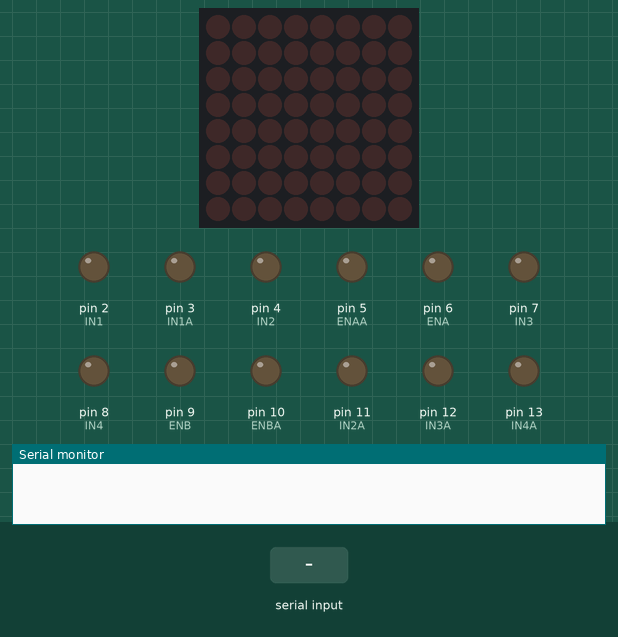
This sketch was run on a simulated Arduino Uno, built with avr-gcc and run on an emulated ATmega328P. Parts: 8×8 LED matrix, output pins drawn as LEDs (lit = HIGH), the last lines printed to the serial monitor. The test bench sets the inputs (shaded band).

Above: at 1.2 s.
1.3 s: "f" received over the second serial link
At 2.6 s:
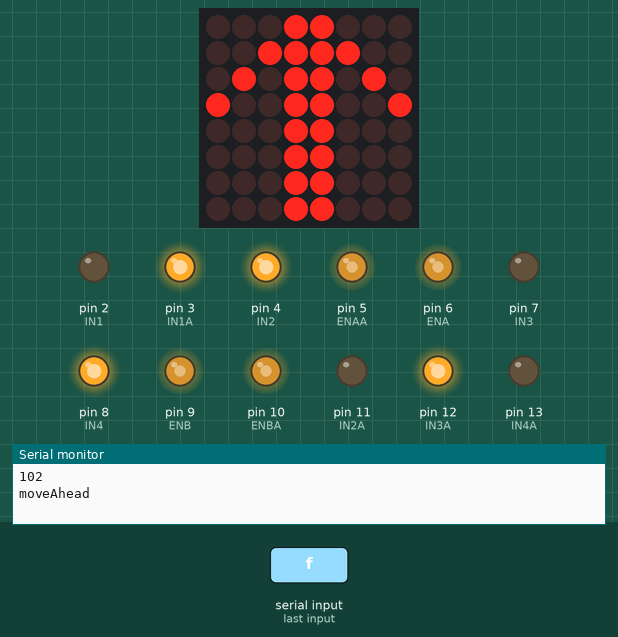
2.9 s: "b" received over the second serial link
At 4.0 s:
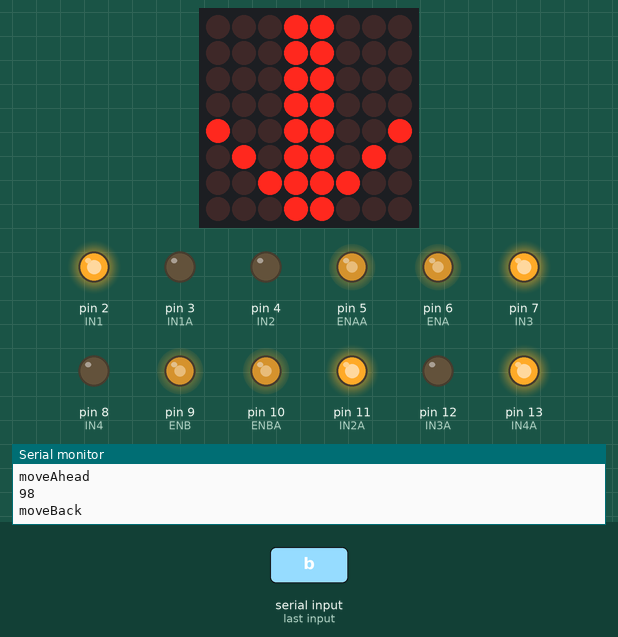
4.5 s: "r" received over the second serial link
At 5.3 s:
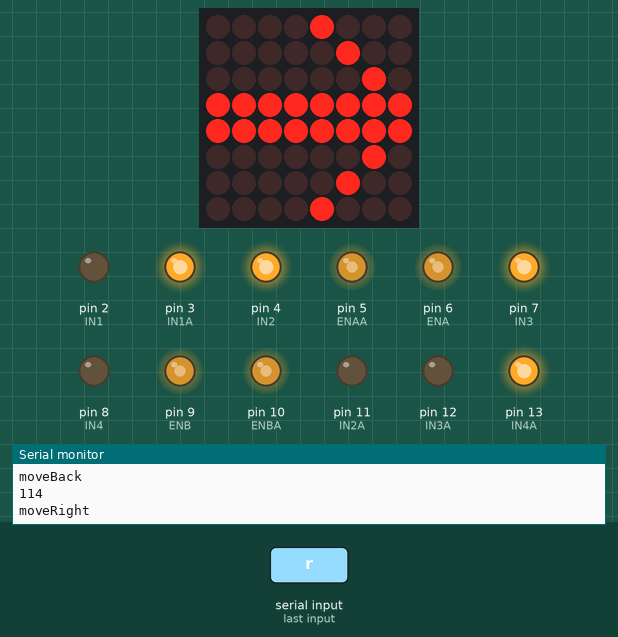
6.1 s: "l" received over the second serial link
At 6.6 s:
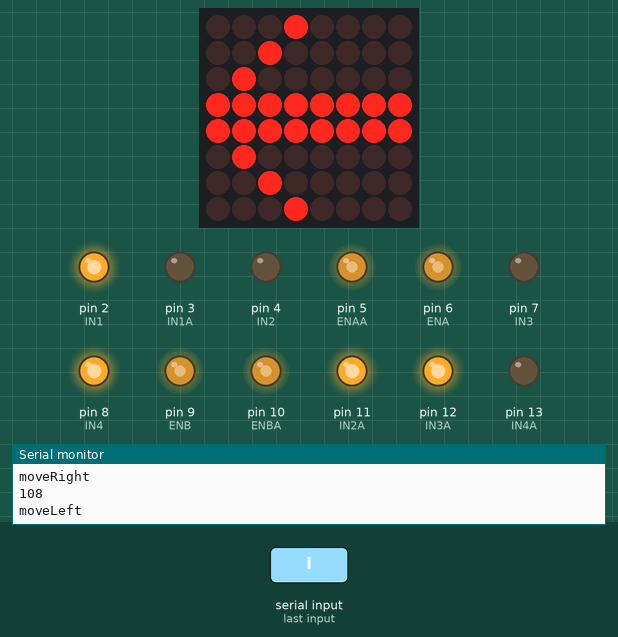
7.7 s: "u" received over the second serial link
At 9.0 s:
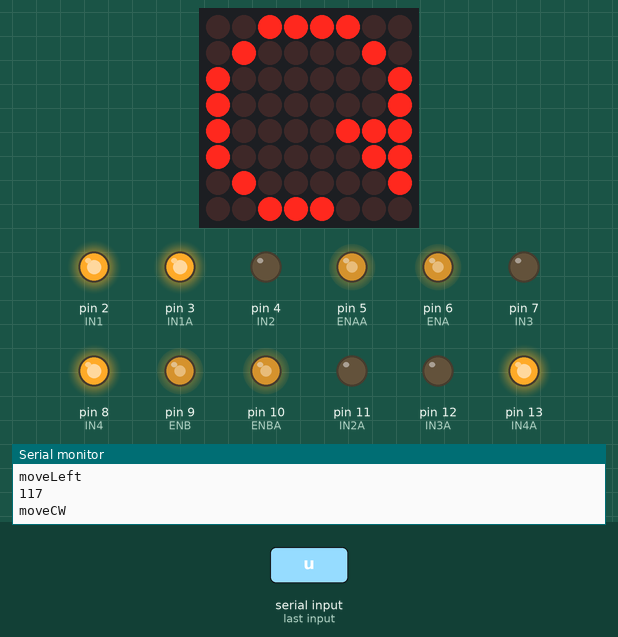
9.3 s: "v" received over the second serial link
At 10.4 s:
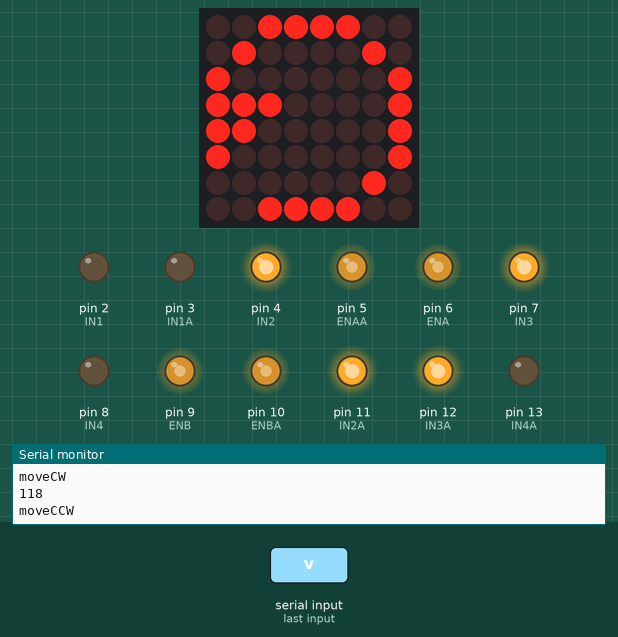
Timing chart, 0 to 11.9 s (numbered marks = the images above; inputs shaded):
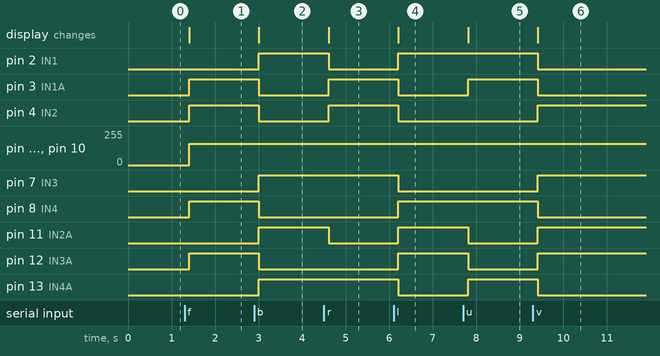

The sketch:

bluetoothcar.ino
```cpp
#include <LedControl.h>
#include <SoftwareSerial.h>

#define IN1  2
#define IN2  4
#define ENA  6
#define ENB  9
#define IN3  7
#define IN4  8
#define ENAA  5
#define IN1A  3
#define IN2A  11
#define IN3A  12
#define IN4A  13
#define ENBA  10

int v = -1;
LedControl lc = LedControl(A2, A3, A4, 1); //初始化点阵
SoftwareSerial m = SoftwareSerial(A0, A1);

byte ahead[8] = {0x18, 0x3c, 0x5a, 0x99, 0x18, 0x18, 0x18, 0x18};
byte back[8] = {0x18, 0x18, 0x18, 0x18, 0x99, 0x5a, 0x3c, 0x18};
byte left[8] = {0x10, 0x20, 0x40, 0xff, 0xff, 0x40, 0x20, 0x10};
byte right[8] = {0x08, 0x04, 0x02, 0xff, 0xff, 0x02, 0x04, 0x08};
byte right_ahead[8] = {0x1f, 0x03, 0x05, 0x09, 0x11, 0x20, 0x40, 0x80};
byte left_ahead[8] = {0xf8, 0xc0, 0xa0, 0x90, 0x88, 0x04, 0x02, 0x01};
byte right_back[8] = {0x80, 0x40, 0x20, 0x11, 0x09, 0x05, 0x03, 0x1f};
byte left_back[8] = {0x01, 0x02, 0x04, 0x88, 0x90, 0xa0, 0xc0, 0xf8};
byte CCW[8] = {0x3c, 0x42, 0x81, 0xe1, 0xc1, 0x81, 0x02, 0x3c};
byte CW[8] = {0x3c, 0x42, 0x81, 0x81, 0x87, 0x83, 0x41, 0x38};
byte ST[8] = {0x3c, 0x42, 0x81, 0xbd, 0xbd, 0x81, 0x42, 0x3c};
byte zero[8] = {0x3c, 0x42, 0x46, 0x4a, 0x52, 0x62, 0x42, 0x3c}; // 0
byte one[8] = {0x08, 0x18, 0x28, 0x08, 0x08, 0x08, 0x08, 0x3e}; // 1
byte two[8] = {0x3c, 0x42, 0x02, 0x04, 0x08, 0x10, 0x20, 0x7e}; // 2
byte three[8] = {0x3c, 0x42, 0x02, 0x1c, 0x02, 0x02, 0x42, 0x3c}; // 3
byte four[8] = {0x04, 0x0c, 0x14, 0x24, 0x44, 0x7e, 0x04, 0x04}; // 4
byte five[8] = {0x7e, 0x40, 0x7c, 0x02, 0x02, 0x02, 0x02, 0x7c}; // 5

const int maxPwm = 200, minPwm = 100, changePwm = 20;
int speedPwm = 160;
enum CARMODE {MOVEAHEAD, MOVEBACK, MOVELEFT, MOVERIGHT, MOVELEFTAHEAD, MOVERIGHTAHEAD, MOVELEFTBACK, MOVERIGHTBACK, MOVECW, MOVECCW, STOP};

CARMODE carMode = STOP;


void setup() {
  m.begin(9600);
  Serial.begin(115200);

  //true表示省电模式，false表示正常模式
  lc.shutdown(0, false); //启动点阵屏
  lc.setIntensity(0, 4); //调节亮度，级别从0到15
  lc.clearDisplay(0);//清除显示

  pinMode(IN3, OUTPUT);
  pinMode(IN4, OUTPUT);
  pinMode(ENB, OUTPUT);
  pinMode(IN1, OUTPUT);
  pinMode(IN2, OUTPUT);
  pinMode(ENA, OUTPUT);
  pinMode(IN3A, OUTPUT);
  pinMode(IN4A, OUTPUT);
  pinMode(ENBA, OUTPUT);
  pinMode(IN1A, OUTPUT);
  pinMode(IN2A, OUTPUT);
  pinMode(ENAA, OUTPUT);

}

void loop() {


  while (v == -1)
  {
    v = m.read();
    delay(100);
  }


  Serial.println (v);

  if (v == 'f')
  {
    carMode = MOVEAHEAD;
  }
  else if (v == 's')
  {
    carMode = STOP;
  }
  else if (v == 'b')
  {
    carMode = MOVEBACK;
  }
  else if (v == 'r')
  {
    carMode = MOVERIGHT;
  }
  else if (v == 'l')
  {
    carMode = MOVELEFT;
  }

  else if (v == 'u')
  {
    carMode = MOVECW;
  }
  else if (v == 'v')
  {
    carMode = MOVECCW;
  }
  else if (v == 'p')
  {
    if (speedPwm < maxPwm)
    {
      speedPwm = speedPwm + changePwm;
      showSpeedNum(speedPwm);
      delay(700);
    }

  }
  else if (v == 'm')
  {
    if (speedPwm > minPwm)
    {
      speedPwm = speedPwm - changePwm;
      showSpeedNum(speedPwm);
      delay(700);
    }
  }
  carAction();

  v = -1;
}


void carAction()
{
  switch (carMode)
  {
    case MOVEAHEAD: {
        moveAhead(speedPwm);
        break;
      };
    case MOVEBACK: {
        moveBack(speedPwm);
        break;
      };
    case MOVELEFT: {
        moveLeft(speedPwm);
        break;
      };
    case MOVERIGHT: {
        moveRight(speedPwm);
        break;
      };

    case MOVECW: {
        moveCW(speedPwm);
        break;
      };
    case MOVECCW: {
        moveCCW(speedPwm);
        break;
      };
    case STOP: {
        stopCar();
        break;
      };
  }
}


//停车
void stopCar()
{
  Serial.println("stopCar");
  updateLed(ST);

  //////////////////////////////
  //左下角电机代码
  //////////////////////////////
  digitalWrite(IN1, LOW);
  digitalWrite(IN2, LOW);
  analogWrite(ENA, 0);
  /////////////////////////////
  //右下角电机代码
  /////////////////////////////
  digitalWrite(IN3, LOW);
  digitalWrite(IN4, LOW);
  analogWrite(ENB, 0);
  //////////////////////////////
  //左上角电机代码
  //////////////////////////////
  digitalWrite(IN3A, LOW);
  digitalWrite(IN4A, LOW);
  analogWrite(ENBA, 0);
  //////////////////////////////
  //右上角电机代码
  //////////////////////////////
  digitalWrite(IN1A, LOW);
  digitalWrite(IN2A, LOW);
  analogWrite(ENAA, 0);
}

//向前
void moveAhead(int speedPwm)
{
  Serial.println("moveAhead");
  updateLed(ahead);
  //////////////////////////////
  //左下角电机代码
  //////////////////////////////
  digitalWrite(IN1, LOW);
  digitalWrite(IN2, HIGH);
  analogWrite(ENA, speedPwm);
  /////////////////////////////
  //右下角电机代码
  /////////////////////////////
  digitalWrite(IN3, LOW);
  digitalWrite(IN4, HIGH);
  analogWrite(ENB, speedPwm);
  //////////////////////////////
  //左上角电机代码
  //////////////////////////////
  digitalWrite(IN3A, HIGH);
  digitalWrite(IN4A, LOW);
  analogWrite(ENBA, speedPwm);
  //////////////////////////////
  //右上角电机代码
  //////////////////////////////
  digitalWrite(IN1A, HIGH);
  digitalWrite(IN2A, LOW);
  analogWrite(ENAA, speedPwm);
}

//后退
void moveBack(int speedPwm)
{
  Serial.println("moveBack");
  updateLed(back);
  //////////////////////////////
  //左下角电机代码
  //////////////////////////////
  digitalWrite(IN1, HIGH);
  digitalWrite(IN2, LOW);
  analogWrite(ENA, speedPwm);
  /////////////////////////////
  //右下角电机代码
  /////////////////////////////
  digitalWrite(IN3, HIGH);
  digitalWrite(IN4, LOW);
  analogWrite(ENB, speedPwm);
  //////////////////////////////
  //左上角电机代码
  //////////////////////////////
  digitalWrite(IN3A, LOW);
  digitalWrite(IN4A, HIGH);
  analogWrite(ENBA, speedPwm);
  //////////////////////////////
  //右上角电机代码
  //////////////////////////////
  digitalWrite(IN1A, LOW);
  digitalWrite(IN2A, HIGH);
  analogWrite(ENAA, speedPwm);
}

//左平移
void moveLeft(int speedPwm)
{
  Serial.println("moveLeft");
  updateLed(left);
  //////////////////////////////
  //左下角电机代码
  //////////////////////////////
  digitalWrite(IN1, HIGH); //IN3和IN4只要输出高电平信号或低电平信号就可以
  digitalWrite(IN2, LOW);
  analogWrite(ENA, speedPwm); //ENB要输出PWM信号（0-255）
  /////////////////////////////
  //右下角电机代码
  /////////////////////////////
  digitalWrite(IN3, LOW); //IN1和IN2只要输出高电平信号或低电平信号就可以
  digitalWrite(IN4, HIGH);
  analogWrite(ENB, speedPwm); //ENA要输出PWM信号（0-255）
  //////////////////////////////
  //左上角电机代码
  //////////////////////////////
  digitalWrite(IN3A, HIGH); //IN3和IN4只要输出高电平信号或低电平信号就可以
  digitalWrite(IN4A, LOW);
  analogWrite(ENBA, speedPwm); //ENB要输出PWM信号（0-255）
  //////////////////////////////
  //右上角电机代码
  //////////////////////////////
  digitalWrite(IN1A, LOW); //IN3和IN4只要输出高电平信号或低电平信号就可以
  digitalWrite(IN2A, HIGH);
  analogWrite(ENAA, speedPwm); //ENB要输出PWM信号（0-255）
}

//右平移
void moveRight(int speedPwm)
{
  Serial.println("moveRight");
  updateLed(right);
  //////////////////////////////
  //左下角电机代码
  //////////////////////////////
  digitalWrite(IN1, LOW); //IN3和IN4只要输出高电平信号或低电平信号就可以
  digitalWrite(IN2, HIGH);
  analogWrite(ENA, speedPwm); //ENB要输出PWM信号（0-255）
  /////////////////////////////
  //右下角电机代码
  /////////////////////////////
  digitalWrite(IN3, HIGH); //IN1和IN2只要输出高电平信号或低电平信号就可以
  digitalWrite(IN4, LOW);
  analogWrite(ENB, speedPwm); //ENA要输出PWM信号（0-255）
  //////////////////////////////
  //左上角电机代码
  //////////////////////////////
  digitalWrite(IN3A, LOW); //IN3和IN4只要输出高电平信号或低电平信号就可以
  digitalWrite(IN4A, HIGH);
  analogWrite(ENBA, speedPwm); //ENB要输出PWM信号（0-255）
  //////////////////////////////
  //右上角电机代码
  //////////////////////////////
  digitalWrite(IN1A, HIGH); //IN3和IN4只要输出高电平信号或低电平信号就可以
  digitalWrite(IN2A, LOW);
  analogWrite(ENAA, speedPwm); //ENB要输出PWM信号（0-255）
}


//逆时针旋转
void moveCCW(int speedPwm)
{
  Serial.println("moveCCW");
  updateLed(CCW);
  //////////////////////////////
  //左下角电机代码
  //////////////////////////////
  digitalWrite(IN1, LOW);
  digitalWrite(IN2, HIGH);
  analogWrite(ENA, speedPwm);
  /////////////////////////////
  //右下角电机代码
  /////////////////////////////
  digitalWrite(IN3, HIGH);
  digitalWrite(IN4, LOW);
  analogWrite(ENB, speedPwm);
  //////////////////////////////
  //左上角电机代码
  //////////////////////////////
  digitalWrite(IN3A, HIGH);
  digitalWrite(IN4A, LOW);
  analogWrite(ENBA, speedPwm);
  //////////////////////////////
  //右上角电机代码
  //////////////////////////////
  digitalWrite(IN1A, LOW);
  digitalWrite(IN2A, HIGH);
  analogWrite(ENAA, speedPwm);
}

//顺时针旋转
void moveCW(int speedPwm)
{
  Serial.println("moveCW");
  updateLed(CW);
  //////////////////////////////
  //左下角电机代码
  //////////////////////////////
  digitalWrite(IN1, HIGH);
  digitalWrite(IN2, LOW);
  analogWrite(ENA, speedPwm);
  /////////////////////////////
  //右下角电机代码
  /////////////////////////////
  digitalWrite(IN3, LOW);
  digitalWrite(IN4, HIGH);
  analogWrite(ENB, speedPwm);
  //////////////////////////////
  //左上角电机代码
  //////////////////////////////
  digitalWrite(IN3A, LOW);
  digitalWrite(IN4A, HIGH);
  analogWrite(ENBA, speedPwm);
  //////////////////////////////
  //右上角电机代码
  //////////////////////////////
  digitalWrite(IN1A, HIGH);
  digitalWrite(IN2A, LOW);
  analogWrite(ENAA, speedPwm);
}

void updateLed(byte Sprite[])
{
  lc.clearDisplay(0);//清除显示
  for (int i = 0; i <= 7; i++)
  {
    lc.setRow(0, i, Sprite[i]);
  }
}

void showSpeedNum(int speedPwd)
{
  int speedNum = (speedPwm - 100) / 20;
  switch (speedNum)
  {
    case 0: {
        updateLed(zero);
        break;
      };
    case 1: {
        updateLed(one);
        break;
      };
    case 2: {
        updateLed(two);
        break;
      };
    case 3: {
        updateLed(three);
        break;
      };
    case 4: {
        updateLed(four);
        break;
      };
    case 5: {
        updateLed(five);
        break;
      };

  }
}
```

Measured:
- after the input at 1.3 s, pin 3 (IN1A), pin 4 (IN2), pin 8 (IN4), pin 12 (IN3A): LOW → HIGH after 0.10 s; pin 5 (ENAA), pin 6 (ENA), pin 9 (ENB), pin 10 (ENBA): 0/255 → 160/255 after 0.10 s; the display: changes after 0.10 s (image 1)
- after the input at 2.9 s, pin 2 (IN1), pin 7 (IN3), pin 11 (IN2A), pin 13 (IN4A): LOW → HIGH after 0.11 s; pin 3 (IN1A), pin 4 (IN2), pin 8 (IN4), pin 12 (IN3A): HIGH → LOW after 0.11 s; the display: changes after 0.11 s (image 2)
- after the input at 4.5 s, pin 2 (IN1), pin 11 (IN2A): HIGH → LOW after 0.11 s; pin 3 (IN1A), pin 4 (IN2): LOW → HIGH after 0.11 s; the display: changes after 0.11 s (image 3)
- after the input at 6.1 s, pin 2 (IN1), pin 8 (IN4), pin 11 (IN2A), pin 12 (IN3A): LOW → HIGH after 0.11 s; pin 3 (IN1A), pin 4 (IN2), pin 7 (IN3), pin 13 (IN4A): HIGH → LOW after 0.11 s; the display: changes after 0.11 s (image 4)
- after the input at 7.7 s, pin 3 (IN1A), pin 13 (IN4A): LOW → HIGH after 0.11 s; pin 11 (IN2A), pin 12 (IN3A): HIGH → LOW after 0.11 s; the display: changes after 0.11 s (image 5)
- after the input at 9.3 s, pin 2 (IN1), pin 3 (IN1A), pin 8 (IN4), pin 13 (IN4A): HIGH → LOW after 0.12 s; pin 4 (IN2), pin 7 (IN3), pin 11 (IN2A), pin 12 (IN3A): LOW → HIGH after 0.12 s; the display: changes after 0.12 s (image 6)
